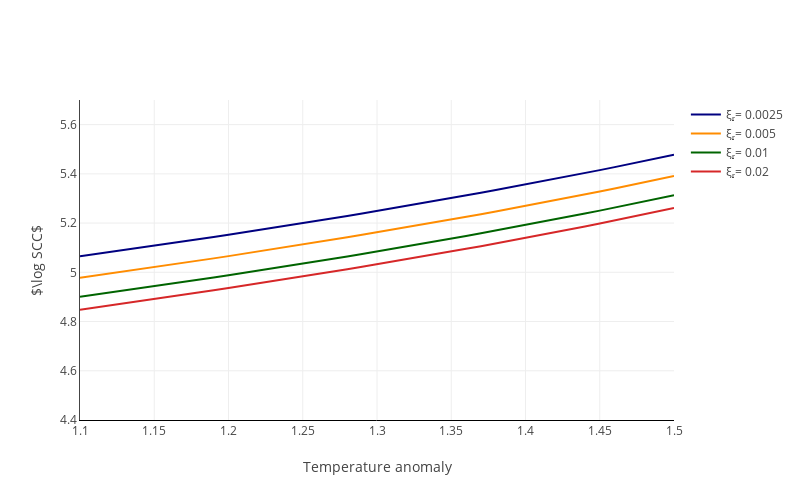

Source (notebook cell):
### Code cell
from src.plots import plot_logscc
args_scc = (α, η, i_over_k, K0, γ_1, γ_2)
plot_logscc(pre_jump_res, y_grid_short, 1.5, ξ_a_list, args_scc).write_html('plot_logscc.html')
IFrame(src ='plot_logscc.html', width=1090, height=500)
